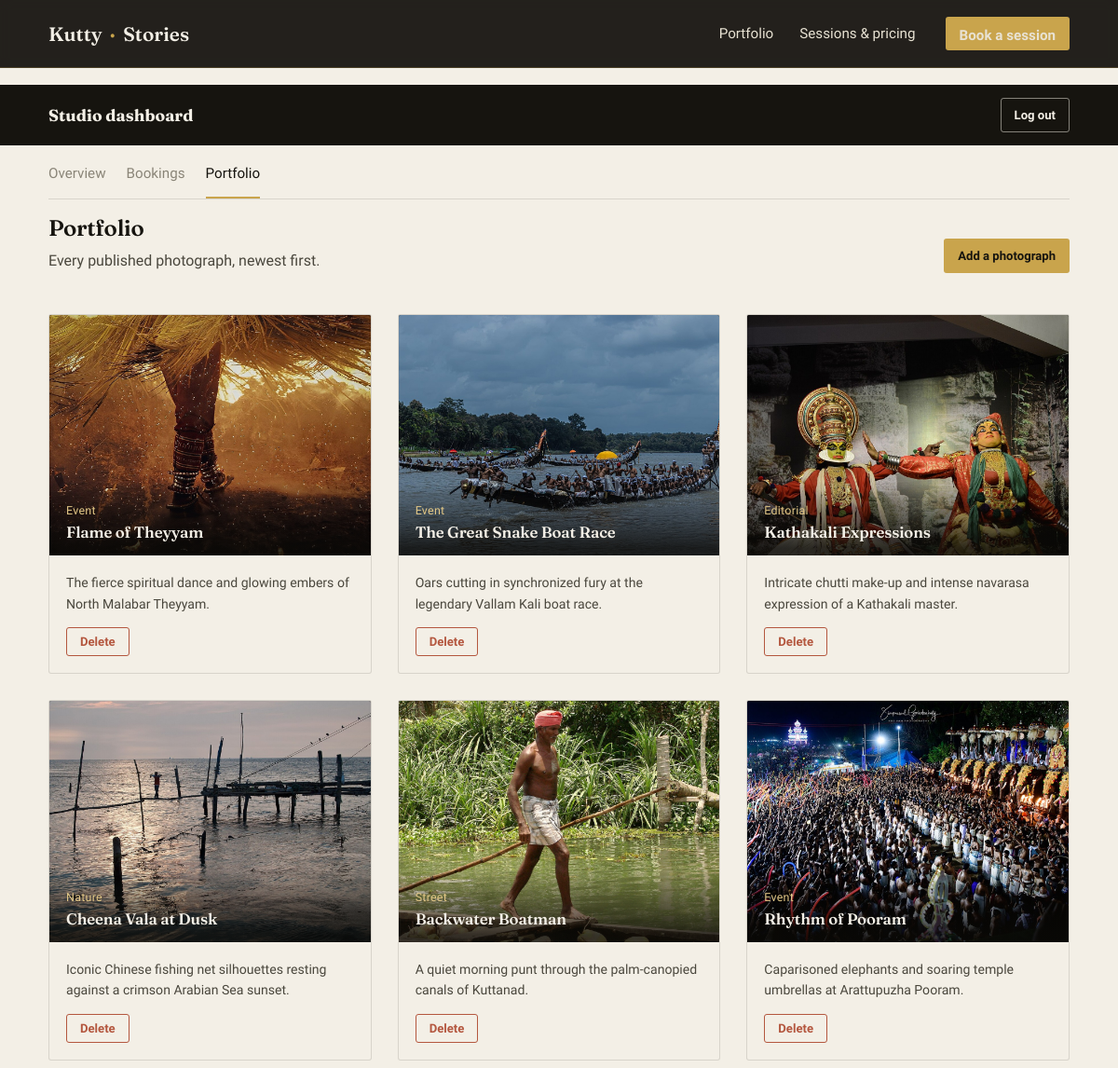
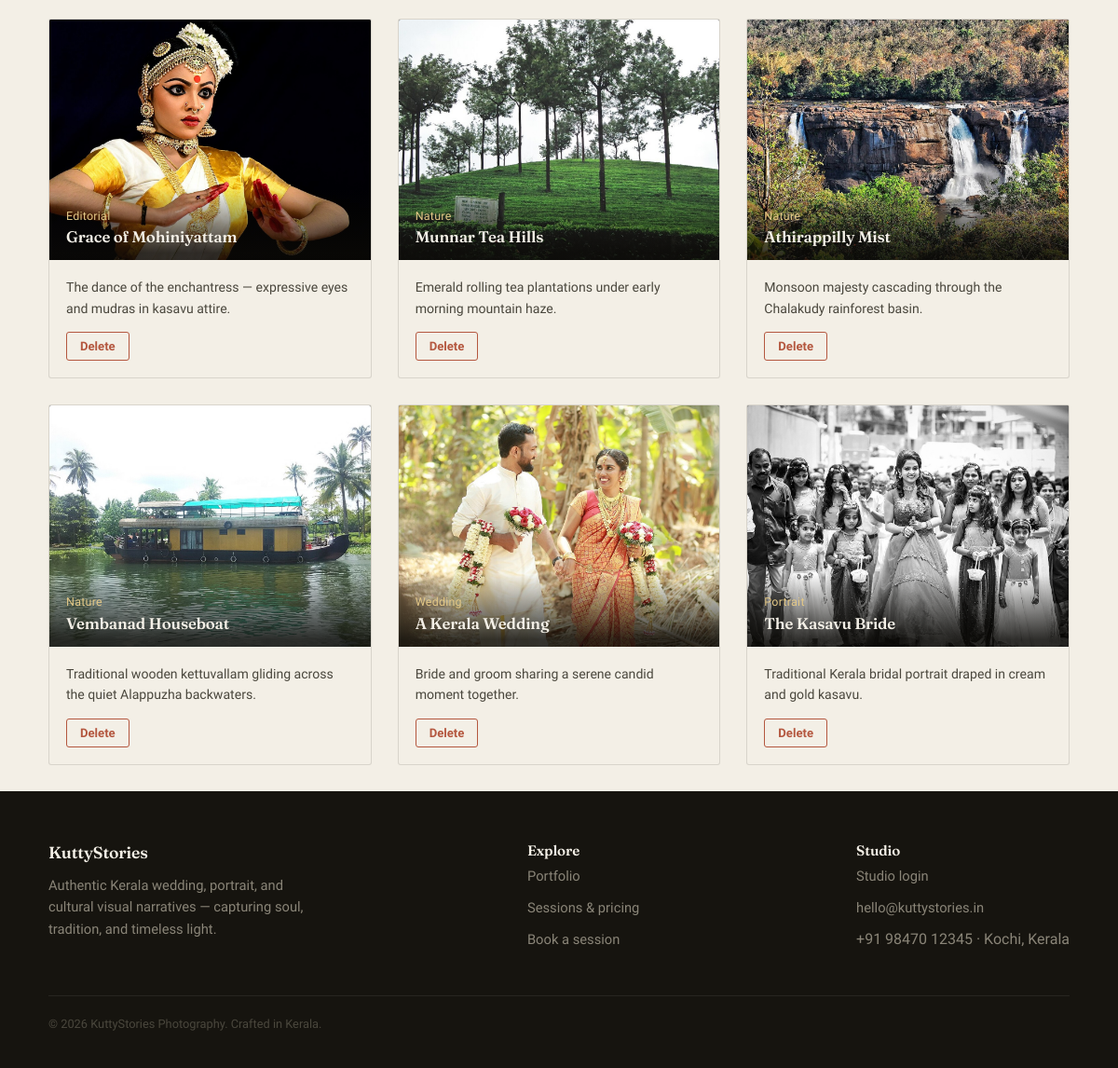
The page /admin/gallery (signed in) on the database its author committed (2 pictures, top to bottom).
### tables this page shows
CREATE TABLE gallery (
    id          INTEGER PRIMARY KEY AUTOINCREMENT,
    title       TEXT NOT NULL,
    category    TEXT NOT NULL,
    image_file  TEXT NOT NULL,
    description TEXT,
    created_at  TIMESTAMP DEFAULT CURRENT_TIMESTAMP
);

### app.py (the view)
@app.route("/admin/gallery")
@admin_required
def admin_gallery():
    items = db.list_gallery()
    return render_template("admin_gallery.html", items=items)

### app.py (called while the page is built)
def admin_required(view):
    @wraps(view)
    def wrapped(*args, **kwargs):
        if not session.get("is_admin"):
            flash("Please log in to access the studio dashboard.", "error")
            return redirect(url_for("admin_login", next=request.path))
        return view(*args, **kwargs)
    return wrapped

@app.context_processor
def inject_globals():
    return {"current_year": date.today().year}

### database.py (called while the page is built)
def get_connection():
    conn = sqlite3.connect(
        DB_PATH,
        detect_types=sqlite3.PARSE_DECLTYPES | sqlite3.PARSE_COLNAMES,
    )
    conn.row_factory = sqlite3.Row
    conn.execute("PRAGMA foreign_keys = ON")
    return conn

def list_gallery(category=None):
    conn = get_connection()
    cur = conn.cursor()
    try:
        if category and category != "All":
            cur.execute(
                "SELECT * FROM gallery WHERE category = ? ORDER BY id DESC", (category,)
            )
        else:
            cur.execute("SELECT * FROM gallery ORDER BY id DESC")
        return [dict(row) for row in cur.fetchall()]
    finally:
        cur.close()
        conn.close()

### templates/admin_gallery.html (shortened to what this page needs)
{% extends "admin_base.html" %}
{% block admin_content %}
<div class="section-head">
  <div>
    <h2 style="font-size:1.5rem;">Portfolio</h2>
    <p>Every published photograph, newest first.</p>
  </div>
  <a href="{{ url_for('admin_add_gallery') }}" class="btn btn-brass btn-sm">Add a photograph</a>
</div>
{% if items %}
<div class="grid-3">
  {% for item in items %}
  <div class="service-card" style="padding:0; overflow:hidden;">
    <div class="frame" style="aspect-ratio:4/3;">
      <img src="{{ url_for('static', filename='images/gallery/' ~ item.image_file) }}" alt="{{ item.title }}">
      <div class="frame-caption">
        <span class="num">{{ item.category }}</span>
        <h4>{{ item.title }}</h4>
      </div>
    </div>
    <div style="padding:18px;">
      <p class="desc" style="margin:0 0 14px; font-size:0.88rem;">{{ item.description or 'No description.' }}</p>
      <form method="POST" action="{{ url_for('admin_delete_gallery', item_id=item.id) }}" onsubmit="return confirm('Remove &quot;{{ item.title }}&quot; from the portfolio?');">
        <button type="submit" class="btn btn-danger btn-sm">Delete</button>
      </form>
    </div>
  </div>
  {% endfor %}
</div>
{% else %}
<div class="empty-state">No photographs yet. Add the first one.</div>
{% endif %}
{% endblock %}

### static/css/style.css (style rules this page uses)
:root { --ink: #16140f; --ink-soft: #221f18; --paper: #f3efe6; --paper-dim: #e8e2d3; --brass: #c9a44c; --brass-soft: #e3c887; --moss: #5e7a63; --rust: #b4573f; --stone: #8a8578; --stone-dark: #4a473d; --radius: 3px; --shadow: 0 18px 40px -20px rgba(10, 9, 6, 0.45); }
* { box-sizing: border-box; }
html { scroll-behavior: smooth; }
body { margin: 0; background: var(--paper); color: var(--ink); font-family: 'Work Sans', -apple-system, BlinkMacSystemFont, sans-serif; font-size: 16px; line-height: 1.6; }
h1, h2, h3, h4, .display { font-family: 'Fraunces', Georgia, serif; font-weight: 600; line-height: 1.08; margin: 0 0 0.4em; letter-spacing: -0.01em; color: var(--ink); }
p { max-width: 62ch; }
a { color: inherit; }
.btn { display: inline-block; font-family: 'Work Sans', sans-serif; font-weight: 600; font-size: 0.95rem; padding: 12px 24px; border-radius: var(--radius); text-decoration: none; border: 1px solid transparent; cursor: pointer; transition: transform 0.12s ease, background 0.15s ease, color 0.15s ease, border-color .15s ease; }
.btn-brass { background: var(--brass); color: var(--ink); }
.btn-danger { background: transparent; color: var(--rust); border-color: var(--rust); }
.btn-sm { padding: 7px 14px; font-size: 0.82rem; }
.section-head { display: flex; justify-content: space-between; align-items: flex-end; gap: 24px; margin-bottom: 44px; flex-wrap: wrap; }
.section-head h2 { font-size: clamp(1.9rem, 3vw, 2.6rem); }
.section-head p { color: var(--stone-dark); margin: 0; }
.frame { position: relative; overflow: hidden; aspect-ratio: 4 / 3; background: var(--ink); }
.frame img { width: 100%; height: 100%; object-fit: cover; display: block; transition: transform 0.5s ease; }
.frame-caption { position: absolute; left: 0; right: 0; bottom: 0; padding: 16px 18px; background: linear-gradient(180deg, rgba(10,9,6,0) 0%, rgba(10,9,6,0.82) 90%); color: var(--paper); }
.frame-caption .num { color: var(--brass-soft); font-size: 0.78rem; letter-spacing: 0.02em; }
.frame-caption h4 { margin: 2px 0 0; font-size: 1.05rem; color: var(--paper); }
.grid-3 { display: grid; grid-template-columns: repeat(3, 1fr); gap: 28px; }
.service-card { border: 1px solid rgba(22,20,15,0.12); padding: 30px; background: var(--paper); border-radius: var(--radius); display: flex; flex-direction: column; height: 100%; }
.service-card p.desc { color: var(--stone-dark); font-size: 0.95rem; flex-grow: 1; }

### rows shown on the page
gallery: image_file (picture), category "Event", title "Flame of Theyyam", description "The fierce spiritual dance and glowing embers of North Malabar Theyyam."
gallery: image_file (picture), category "Event", title "The Great Snake Boat Race", description "Oars cutting in synchronized fury at the legendary Vallam Kali boat race."
gallery: image_file (picture), category "Editorial", title "Kathakali Expressions", description "Intricate chutti make-up and intense navarasa expression of a Kathakali master."
gallery: image_file (picture), category "Nature", title "Cheena Vala at Dusk", description "Iconic Chinese fishing net silhouettes resting against a crimson Arabian Sea sunset."
gallery: image_file (picture), category "Street", title "Backwater Boatman", description "A quiet morning punt through the palm-canopied canals of Kuttanad."
gallery: image_file (picture), category "Event", title "Rhythm of Pooram", description "Caparisoned elephants and soaring temple umbrellas at Arattupuzha Pooram."
gallery: image_file (picture), category "Editorial", title "Grace of Mohiniyattam", description "The dance of the enchantress — expressive eyes and mudras in kasavu attire."
gallery: image_file (picture), category "Nature", title "Munnar Tea Hills", description "Emerald rolling tea plantations under early morning mountain haze."
gallery: image_file (picture), category "Nature", title "Athirappilly Mist", description "Monsoon majesty cascading through the Chalakudy rainforest basin."
gallery: image_file (picture), category "Nature", title "Vembanad Houseboat", description "Traditional wooden kettuvallam gliding across the quiet Alappuzha backwaters."
gallery: image_file (picture), category "Wedding", title "A Kerala Wedding", description "Bride and groom sharing a serene candid moment together."
gallery: image_file (picture), category "Portrait", title "The Kasavu Bride", description "Traditional Kerala bridal portrait draped in cream and gold kasavu."
